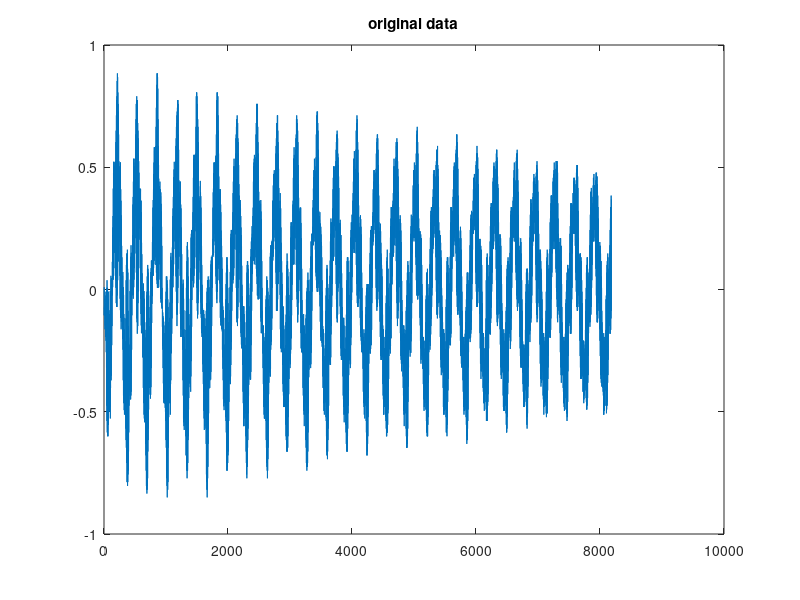
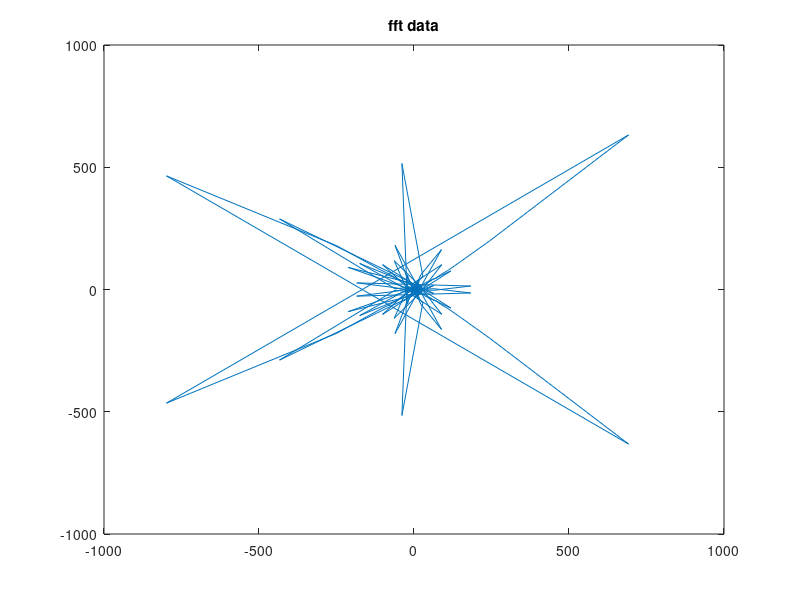

The MATLAB source for these figures, in order: (Note: this script raises an error after producing the figures.)
function [ output_args ] = Untitled()
%UNTITLED Summary of this function goes here
%   Detailed explanation goes here

file = textread('test1.txt');
%%%%[m,n] = size(file);
%s = spectrogram(file);

figure;
plot(file); title('original data');

fastft = fft(file);
figure;
plot(fastft); title('fft data');

y = [1 -1];
x = [0 8000];

%g = dgt(file, 'gauss', 10,40);

% gabor() is my own function. i implemented this in some earlier project. 
%g = gabor(file,pi/2);
gab = sgram(file(:));
sgramfft = sgram(fastft(:));
%magimg = conv2(double(file),double(g));

%figure;
%imagesc(x,y,file); title('original data spectrogram'); ylabel('Frequency(Hz)'); xlabel('Time(Seconds)');

figure;
%imagesc(x,y,log(abs(g))); title('gabor spectrogram'); ylabel('Frequency(Hz)'); xlabel('Time(Seconds)');
imagesc(x,y,gab); title('gabor spectrogram'); ylabel('Frequency(Normalized)'); xlabel('Time(Seconds)');

figure;
imagesc(x,y,sgramfft); title('fft spectrogram'); ylabel('Frequency(Normalized)'); xlabel('Time(Samples)');
%imshow(s); tilte('fft spectrogram');
%imagesc(log(abs(fftshift(fft2(input_img))))); title('original spectra');
%imagesc(log(abs(fftshift(fft(file))))); title('fft spectrogram'); ylabel('Frequency(Hz)'); xlabel('Time(Seconds)');

%imagesc(log(abs(fftshift(g)))); title('gabor spectrogram');

end

